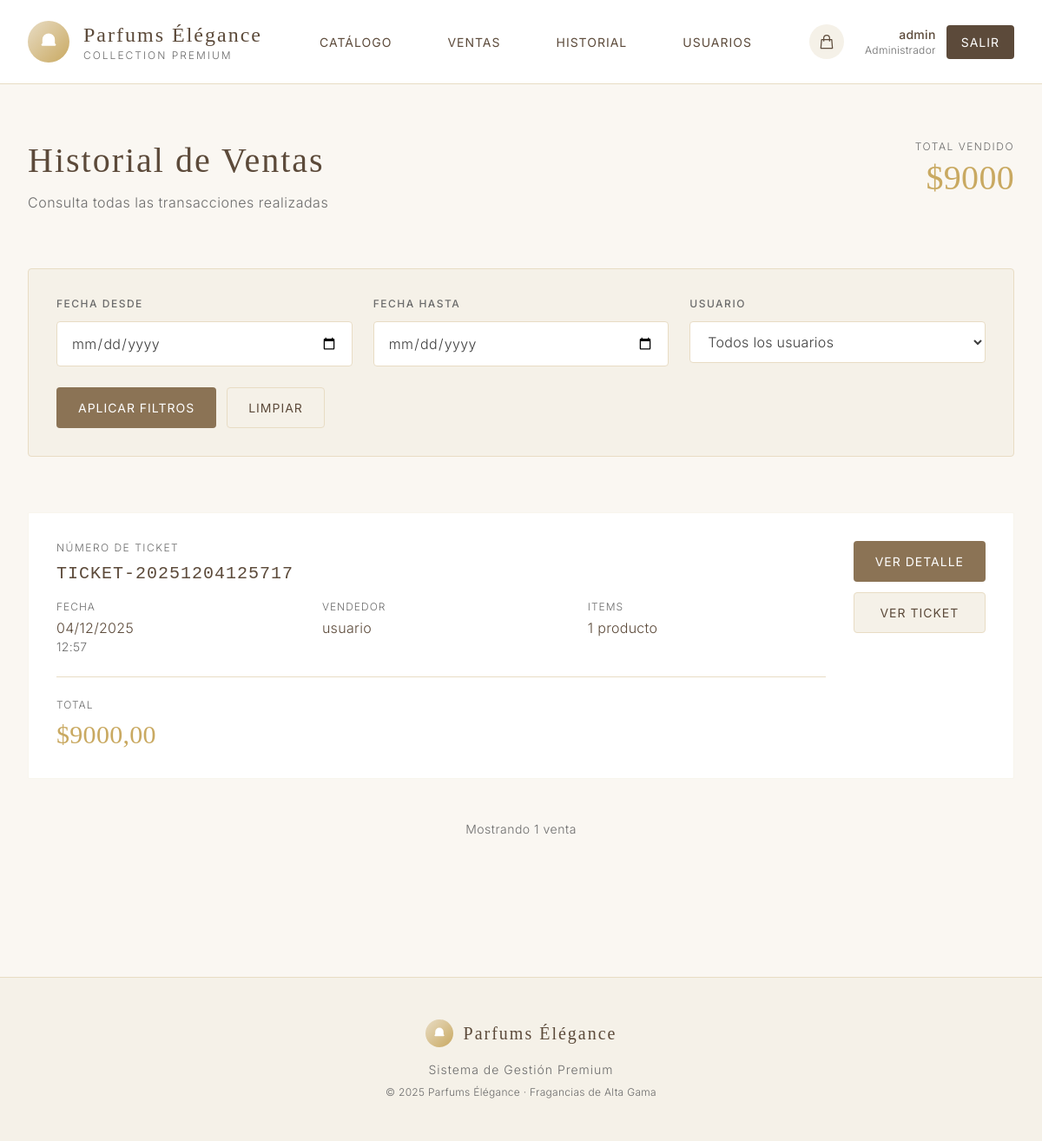
The app's page /sales/ (signed in) with its own data.
### products/models.py (models this page shows, shortened)
class Sale(models.Model):
    user = models.ForeignKey(User, on_delete=models.CASCADE, verbose_name="Usuario que realizó la venta")
    total = models.DecimalField(max_digits=10, decimal_places=2, verbose_name="Total de la venta")
    created_at = models.DateTimeField(auto_now_add=True, verbose_name="Fecha de venta")
    ticket_number = models.CharField(max_length=50, unique=True, verbose_name="Número de ticket")
    class Meta:
        verbose_name = "Venta"
        verbose_name_plural = "Ventas"
        ordering = ['-created_at']
    def get_items_count(self):
        return self.items.aggregate(total=models.Sum('quantity'))['total'] or 0

### products/views.py (the view)
# urls.py: path('sales/', views.sale_list, name='sale_list'),
@login_required
def sale_list(request):
    sales = Sale.objects.all()
    is_admin = hasattr(request.user, 'profile') and request.user.profile.is_admin
    if not is_admin:
        sales = sales.filter(user=request.user)
    date_from = request.GET.get('date_from')
    date_to = request.GET.get('date_to')
    user_filter = request.GET.get('user')
    if date_from:
        sales = sales.filter(created_at__gte=date_from)
    if date_to:
        sales = sales.filter(created_at__lte=date_to)
    if user_filter and is_admin:
        sales = sales.filter(user_id=user_filter)
    users = User.objects.all() if is_admin else None
    total_sales = sales.aggregate(total=models.Sum('total'))['total'] or 0
    return render(request, 'products/sale_list.html', {
        'sales': sales,
        'users': users,
        'is_admin': is_admin,
        'total_sales': total_sales
    })

### templates/products/sale_list.html (shortened to what this page needs)
{% extends 'base.html' %}
{% block content %}
<div class="mb-16">
    <div class="flex justify-between items-start">
        <div>
            <h1 class="editorial-title mb-3" style="color: var(--dark-brown);">Historial de Ventas</h1>
            <p class="text-base" style="color: var(--soft-gray); letter-spacing: 0.5px;">Consulta todas las transacciones realizadas</p>
        </div>
        <div class="text-right">
            <p class="text-xs mb-2" style="color: var(--soft-gray); letter-spacing: 1.5px; text-transform: uppercase;">Total Vendido</p>
            <p class="serif" style="color: var(--gold-accent); font-size: 2.5rem; font-weight: 500; line-height: 1;">
                ${{ total_sales }}
            </p>
        </div>
    </div>
</div>
<div class="mb-16 p-8 rounded" style="background-color: var(--ivory); border: 1px solid var(--beige);">
    <form method="GET" class="space-y-6">
        <div class="grid grid-cols-1 md:grid-cols-3 gap-6">
            <div>
                <label for="date_from" class="block text-xs font-medium mb-3" style="color: var(--soft-gray); letter-spacing: 1.5px; text-transform: uppercase;">
                    Fecha Desde
                </label>
                <input type="date" name="date_from" id="date_from" value="{{ request.GET.date_from }}"
                       class="w-full px-4 py-3 border rounded text-base"
                       style="border-color: var(--beige); background-color: white; color: var(--charcoal);">
            </div>
            <div>
                <label for="date_to" class="block text-xs font-medium mb-3" style="color: var(--soft-gray); letter-spacing: 1.5px; text-transform: uppercase;">
                    Fecha Hasta
                </label>
                <input type="date" name="date_to" id="date_to" value="{{ request.GET.date_to }}"
                       class="w-full px-4 py-3 border rounded text-base"
                       style="border-color: var(--beige); background-color: white; color: var(--charcoal);">
            </div>
            {% if is_admin %}
            <div>
                <label for="user" class="block text-xs font-medium mb-3" style="color: var(--soft-gray); letter-spacing: 1.5px; text-transform: uppercase;">
                    Usuario
                </label>
                <select name="user" id="user" class="w-full px-4 py-3 border rounded text-base"
                        style="border-color: var(--beige); background-color: white; color: var(--charcoal);">
                    <option value="">Todos los usuarios</option>
                </select>
            </div>
            {% endif %}
        </div>
        <div class="flex space-x-3">
            <button type="submit" class="minimal-btn px-6 py-3 rounded" style="background-color: var(--soft-brown); color: white;">
                Aplicar Filtros
            </button>
            <a href="{% url 'sale_list' %}" class="minimal-btn px-6 py-3 rounded" style="background-color: var(--ivory); color: var(--dark-brown); border: 1px solid var(--beige);">
                Limpiar
            </a>
        </div>
    </form>
</div>
{% if sales %}
<div class="space-y-6">
    {% for sale in sales %}
    <div class="minimal-card p-8 group">
        <div class="flex items-start justify-between">
            <div class="flex-1">
                <p class="text-xs mb-2" style="color: var(--soft-gray); letter-spacing: 1.5px; text-transform: uppercase;">
                    Número de Ticket
                </p>
                <h3 class="font-mono text-xl mb-4" style="color: var(--dark-brown); letter-spacing: 1px;">
                    {{ sale.ticket_number }}
                </h3>
                <div class="grid grid-cols-3 gap-8 mb-6">
                    <div>
                        <p class="text-xs mb-1" style="color: var(--soft-gray); letter-spacing: 1px; text-transform: uppercase;">
                            Fecha
                        </p>
                        <p class="text-base" style="color: var(--dark-brown);">
                            {{ sale.created_at|date:"d/m/Y" }}
                        </p>
                        <p class="text-sm" style="color: var(--soft-gray);">
                            {{ sale.created_at|date:"H:i" }}
                        </p>
                    </div>
                    <div>
                        <p class="text-xs mb-1" style="color: var(--soft-gray); letter-spacing: 1px; text-transform: uppercase;">
                            Vendedor
                        </p>
                        <p class="text-base" style="color: var(--dark-brown);">
                            {{ sale.user.username }}
                        </p>
                    </div>
                    <div>
                        <p class="text-xs mb-1" style="color: var(--soft-gray); letter-spacing: 1px; text-transform: uppercase;">
                            Items
                        </p>
                        <p class="text-base" style="color: var(--dark-brown);">
                            {{ sale.get_items_count }} producto{{ sale.get_items_count|pluralize }}
                        </p>
                    </div>
                </div>
                <div class="pt-6" style="border-top: 1px solid var(--beige);">
                    <p class="text-xs mb-2" style="color: var(--soft-gray); letter-spacing: 1px; text-transform: uppercase;">
                        Total
                    </p>
                    <p class="serif text-3xl" style="color: var(--gold-accent); font-weight: 500;">
                        ${{ sale.total }}
                    </p>
                </div>
            </div>
            <div class="flex flex-col space-y-3 ml-8">
                <a href="{% url 'sale_detail' sale.pk %}"
                   class="minimal-btn px-6 py-3 rounded text-center whitespace-nowrap"
                   style="background-color: var(--soft-brown); color: white;">
                    Ver Detalle
                </a>
                <a href="{% url 'sale_ticket' sale.pk %}"
                   class="minimal-btn px-6 py-3 rounded text-center whitespace-nowrap"
                   style="background-color: var(--ivory); color: var(--dark-brown); border: 1px solid var(--beige);">
                    Ver Ticket
                </a>
            </div>
        </div>
    </div>
    {% endfor %}
</div>
<div class="mt-12 text-center">
    <p class="text-sm" style="color: var(--soft-gray); letter-spacing: 0.5px;">
        Mostrando {{ sales|length }} venta{{ sales|length|pluralize }}
    </p>
</div>
{% endif %}
{% endblock %}

### templates/base.html (shortened to what this page needs)
<!DOCTYPE html>
<html lang="es">
<head>
    <script src="https://cdn.tailwindcss.com"></script>
</head>
<body class="min-h-screen">
    {% if user.is_authenticated %}
    <nav class="bg-white border-b border-gray-200 sticky top-0 z-50" style="border-color: var(--beige);">
        <div class="max-w-7xl mx-auto px-8">
            <div class="flex justify-between items-center py-6">
                <div class="flex items-center space-x-4">
                    <div class="w-12 h-12 rounded-full flex items-center justify-center" style="background: linear-gradient(135deg, var(--beige) 0%, var(--gold-accent) 100%);">
                        <svg class="w-6 h-6 text-white" fill="currentColor" viewBox="0 0 20 20">
                            <path d="M10 2a6 6 0 00-6 6v3.586l-.707.707A1 1 0 004 14h12a1 1 0 00.707-1.707L16 11.586V8a6 6 0 00-6-6z"/>
                        </svg>
                    </div>
                    <div>
                        <h1 class="serif text-2xl" style="color: var(--dark-brown); letter-spacing: 2px; font-weight: 300;">Parfums Élégance</h1>
                        <p class="text-xs" style="color: var(--soft-gray); letter-spacing: 2px;">COLLECTION PREMIUM</p>
                    </div>
                </div>
                <div class="hidden md:flex items-center space-x-8">
                    <a href="{% url 'product_list' %}" class="nav-link">Catálogo</a>
                    <a href="{% url 'sale_list' %}" class="nav-link">Ventas</a>
                    <a href="{% url 'history_list' %}" class="nav-link">Historial</a>
                    {% if user.profile.is_admin %}
                    <a href="{% url 'user_list' %}" class="nav-link">Usuarios</a>
                    {% endif %}
                </div>
                <div class="flex items-center space-x-6">
                    <a href="{% url 'cart_view' %}" class="relative group">
                        <div class="w-10 h-10 rounded-full flex items-center justify-center transition-all" style="background-color: var(--ivory);">
                            <svg class="w-5 h-5" style="color: var(--dark-brown);" fill="none" stroke="currentColor" viewBox="0 0 24 24">
                                <path stroke-linecap="round" stroke-linejoin="round" stroke-width="1.5" d="M16 11V7a4 4 0 00-8 0v4M5 9h14l1 12H4L5 9z"/>
                            </svg>
                        </div>
                    </a>
                    <div class="flex items-center space-x-3">
                        <div class="text-right">
                            <p class="text-sm font-medium" style="color: var(--dark-brown);">{{ user.username }}</p>
                            <p class="text-xs" style="color: var(--soft-gray);">
                                {% if user.profile.is_admin %}Administrador{% else %}Usuario{% endif %}
                            </p>
                        </div>
                        <a href="{% url 'logout' %}" class="minimal-btn px-4 py-2 rounded" style="background-color: var(--dark-brown); color: white;">
                            Salir
                        </a>
                    </div>
                </div>
            </div>
        </div>
    </nav>
    {% endif %}
    <main class="max-w-7xl mx-auto px-8 py-16 fade-in">
        {% block content %}
        {% endblock %}
    </main>
    {% if user.is_authenticated %}
    <footer class="mt-24 border-t py-12" style="border-color: var(--beige); background-color: var(--ivory);">
        <div class="max-w-7xl mx-auto px-8">
            <div class="text-center">
                <div class="flex items-center justify-center space-x-3 mb-4">
                    <div class="w-8 h-8 rounded-full flex items-center justify-center" style="background: linear-gradient(135deg, var(--beige) 0%, var(--gold-accent) 100%);">
                        <svg class="w-4 h-4 text-white" fill="currentColor" viewBox="0 0 20 20">
                            <path d="M10 2a6 6 0 00-6 6v3.586l-.707.707A1 1 0 004 14h12a1 1 0 00.707-1.707L16 11.586V8a6 6 0 00-6-6z"/>
                        </svg>
                    </div>
                    <h3 class="serif text-xl" style="color: var(--dark-brown); letter-spacing: 2px;">Parfums Élégance</h3>
                </div>
                <p class="text-sm mb-2" style="color: var(--soft-gray); letter-spacing: 1px;">Sistema de Gestión Premium</p>
                <p class="text-xs" style="color: var(--soft-gray);">© 2025 Parfums Élégance · Fragancias de Alta Gama</p>
            </div>
        </div>
    </footer>
    {% endif %}
</body>
</html>

### templates/base.html (style rules this page uses)
:root { --cream: #FAF7F2; --beige: #E8DCC4; --ivory: #F5F1E8; --soft-brown: #8B7355; --dark-brown: #5C4A3A; --gold-accent: #C9A961; --soft-gray: #6B6B6B; --charcoal: #3D3D3D; }
body { font-family: 'Inter', sans-serif; background-color: var(--cream); color: var(--charcoal); font-weight: 300; letter-spacing: 0.3px; }
h1, h2, h3, h4, h5, h6 { font-family: 'Cormorant Garamond', serif; font-weight: 400; letter-spacing: 1px; }
.serif { font-family: 'Cormorant Garamond', serif; }
.editorial-title { font-family: 'Cormorant Garamond', serif; font-weight: 300; font-size: 2.5rem; letter-spacing: 2px; line-height: 1.2; }
.minimal-btn { font-family: 'Inter', sans-serif; font-weight: 400; font-size: 0.875rem; letter-spacing: 1px; text-transform: uppercase; transition: all 0.3s ease; border: 1px solid transparent; }
.minimal-card { background: white; border-radius: 2px; transition: all 0.4s cubic-bezier(0.4, 0, 0.2, 1); border: 1px solid rgba(232, 220, 196, 0.3); }
.fade-in { animation: fadeIn 0.6s ease-out; }
.nav-link { position: relative; padding: 8px 16px; color: var(--dark-brown); font-size: 0.875rem; font-weight: 400; letter-spacing: 1px; text-transform: uppercase; transition: color 0.3s ease; }
.nav-link::after { content: ''; position: absolute; bottom: 0; left: 50%; transform: translateX(-50%); width: 0; height: 1px; background: var(--gold-accent); transition: width 0.3s ease; }

### records on screen
Sale: ticket_number "TICKET-20251204125717", created_at "04/12/2025", created_at "12:57", user.username "usuario", get_items_count "1", total "9000,00"

### other values on screen
{{ user.username }} "admin"
{{ total_sales }} "9000"
{{ sales|length }} "1"
